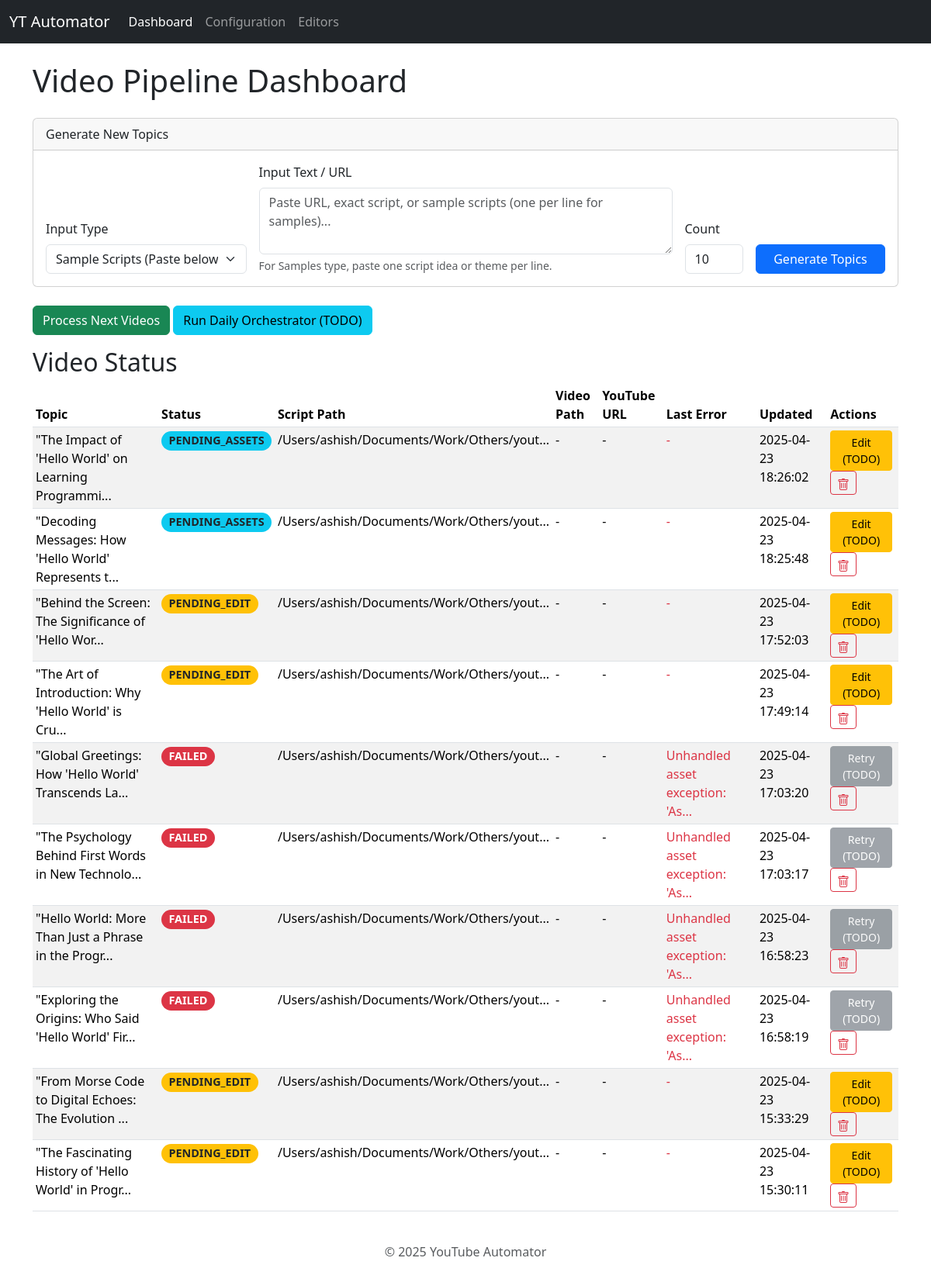
The page / on the database its author committed.
### tables this page shows
CREATE TABLE videos (
            topic TEXT PRIMARY KEY NOT NULL UNIQUE,
            pipeline_status TEXT NOT NULL DEFAULT 'PENDING_SCRIPT',
            generated_script_path TEXT,
            final_video_path TEXT,
            youtube_url TEXT,
            last_error TEXT,
            last_updated TEXT NOT NULL,
            source_type TEXT,
            source_detail TEXT
        );

### app.py (the view)
@app.route('/')
def index():
    video_data = []
    error_message = None
    if not db_manager: # CHECK CHANGE
        error_message = "Database Manager failed to initialize. Cannot load data."
    else:
        try:
            video_data = db_manager.get_all_videos_status() # METHOD CALL on new manager
        except Exception as e:
            print(f"Error fetching data from Database in index route: {e}")
            flash(f"Error connecting or fetching data from Database: {e}", "warning")
    return render_template('index.html', videos=video_data, error=error_message)

### app.py (called while the page is built)
@app.context_processor
def inject_global_vars():
    return dict(
        config=config, # Pass the entire config manager instance
        now=datetime.datetime.utcnow(), # Pass current UTC time
        db_manager=db_manager # <<< EXPLICITLY ADD db_manager HERE
    )

### src/config_manager.py (called while the page is built, shortened)
    def get(self, key, default=None):
        value = os.getenv(key)
        return getattr(self.settings, key, default)

### src/database_manager.py (called while the page is built)
    def _get_connection(self):
        try:
            conn = sqlite3.connect(self.db_path, isolation_level=None)
            conn.row_factory = sqlite3.Row # Return rows as dictionary-like objects
            return conn
        except sqlite3.Error as e:
            print(f"ERROR: Failed to connect to database at {self.db_path}: {e}")
            raise

    def get_all_videos_status(self):
        sql_select_all = f"SELECT * FROM {self.TABLE_NAME} ORDER BY last_updated DESC"
        try:
            with self._get_connection() as conn:
                cursor = conn.cursor()
                cursor.execute(sql_select_all)
                rows = cursor.fetchall()
                return [dict(row) for row in rows]
        except sqlite3.Error as e:
            print(f"ERROR: Failed to fetch all videos from database: {e}")
            return [] # Return empty list on failure

### templates/index.html (shortened to what this page needs)
{% extends "base.html" %}
{% block content %}
<h1 class="mb-4">Video Pipeline Dashboard</h1>
<div class="card mb-4">
    <div class="card-header">Generate New Topics</div>
    <div class="card-body">
        <form action="{{ url_for('trigger_topic_generation') }}" method="POST" id="topic-gen-form">
            <div class="row g-3 align-items-end">
                <div class="col-md-3">
                    <label for="topic_input_type" class="form-label">Input Type</label>
                    <select class="form-select" id="topic_input_type" name="topic_input_type" required>
                        <option value="samples" selected>Sample Scripts (Paste below)</option>
                    </select>
                </div>
                <div class="col-md-6">
                     <label for="topic_input_text" class="form-label">Input Text / URL</label>
                     <textarea class="form-control" id="topic_input_text" name="topic_input_text" rows="3" placeholder="Paste URL, exact script, or sample scripts (one per line for samples)..." required></textarea>
                     <div class="form-text">For Samples type, paste one script idea or theme per line.</div>
                </div>
                 <div class="col-md-1">
                     <label for="num_topics" class="form-label">Count</label>
                     <input type="number" class="form-control" id="num_topics" name="num_topics" value="10" min="1" max="50">
                 </div>
                <div class="col-md-2">
                    <button type="submit" class="btn btn-primary w-100" id="btn-generate-topics">Generate Topics</button>
                </div>
            </div>
        </form>
    </div>
</div>
<div class="mb-3">
    <form action="{{ url_for('trigger_process_next') }}" method="POST" class="d-inline" id="process-next-form">
        <button type="submit" class="btn btn-success" id="btn-process-next" {% if not db_manager %}disabled{% endif %}>
            Process Next Videos
        </button>
    </form>
    <form action="{{ url_for('trigger_orchestrator') }}" method="POST" class="d-inline" id="orchestrator-form">
        <button type="submit" class="btn btn-info" id="btn-run-orchestrator" {% if not db_manager %}disabled{% endif %}>
            Run Daily Orchestrator (TODO)
        </button>
    </form>
</div>
<h2>Video Status</h2>
<div class="table-responsive">
    <table class="table table-striped table-hover table-sm">
        <thead>
            <tr>
                <th>Topic</th>
                <th>Status</th>
                <th>Script Path</th>
                <th>Video Path</th>
                <th>YouTube URL</th>
                <th>Last Error</th>
                <th>Updated</th>
                <th>Actions</th>
            </tr>
        </thead>
        <tbody>
            {% if videos %}
                {% for video in videos %}
                  {% if video is mapping %}
                    {% set topic_str = video.get('topic', '') %}
                    {% set topic_slug = topic_str | replace(' ', '-') | replace('?', '') | replace('!', '') | replace(':', '') | lower %}
                    <tr>
                        <td title="{{ topic_str }}">{{ topic_str[:50] }}{% if topic_str|length > 50 %}...{% endif %}</td>
                        <td>
                            {% set status = video.get('pipeline_status', 'UNKNOWN') %}
                            <span class="badge rounded-pill
                                {% if status == 'DONE' %} bg-success
                                {% elif status == 'FAILED' %} bg-danger
                                {% elif status == 'PENDING_UPLOAD' %} bg-primary
                                {% elif status == 'PENDING_EDIT' or status == 'PENDING_RENDER' %} bg-warning text-dark
                                {% elif status == 'PENDING_ASSETS' %} bg-info text-dark
                                {% else %} bg-secondary
                                {% endif %}">
                                {{ status }}
                            </span>
                        </td>
                        {% set script_path_raw = video.get('generated_script_path') %}
                        {% set script_path_display = (script_path_raw | replace(config.get('BASE_DIR'), '.') if script_path_raw else '-') %}
                        <td title="{{ script_path_raw or '' }}">{{ script_path_display[:40] }}{% if script_path_display != '-' and script_path_display|length > 40 %}...{% endif %}</td>
                        {% set video_path_raw = video.get('final_video_path') %}
                        {% set video_path_display = (video_path_raw | replace(config.get('BASE_DIR'), '.') if video_path_raw else '-') %}
                        <td title="{{ video_path_raw or '' }}">{{ video_path_display[:40] }}{% if video_path_display != '-' and video_path_display|length > 40 %}...{% endif %}</td>
                        <td>
                            {% set yt_url = video.get('youtube_url') %}
                            {% if yt_url %}
                                <a href="{{ yt_url }}" target="_blank" class="btn btn-sm btn-outline-danger">Link</a>
                            {% else %}
                                -
                            {% endif %}
                        </td>
                        {% set error_text = video.get('last_error') %}
                        <td class="text-danger" title="{{ error_text or '' }}">
                            {% if error_text %}
                                {{ error_text[:30] }}{% if error_text|length > 30 %}...{% endif %}
                            {% else %}
                                -
                            {% endif %}
                        </td>
                        <td>{{ video.get('last_updated', '-') }}</td>
                    <td>
                         {% if status == 'PENDING_EDIT' or status == 'PENDING_ASSETS' %}
                             <a href="{{ url_for('editor', topic_slug=topic_slug) }}" class="btn btn-sm btn-warning me-1">Edit (TODO)</a>
                         {% elif status == 'PENDING_UPLOAD' %}
                            <button type="button" class="btn btn-sm btn-primary me-1" disabled title="YouTube Upload Disabled">Upload (Disabled)</button>
                         {% elif status == 'FAILED' %}
                             <button class="btn btn-sm btn-secondary me-1" disabled>Retry (TODO)</button>
                         {% endif %}
                         <form action="{{ url_for('delete_topic_route') }}" method="POST" class="d-inline"
                               onsubmit="return confirm('Are you sure you want to permanently delete the topic \'{{ topic_str }}\'? This cannot be undone.');">
                            <button type="submit" class="btn btn-sm btn-outline-danger" title="Delete Topic Entry">
                            </button>
                        </form>
                    </td>
                    </tr>
                  {% else %}
                    <tr>
                        <td colspan="8" class="text-danger text-center fst-italic">Error: Found an unexpected invalid item in the video data list (Item: {{ video }}).</td>
                    </tr>
                  {% endif %}
                {% endfor %}
            {% elif not error %}
                <tr>
                    <td colspan="8" class="text-center fst-italic py-3">No video data found in the database. Try generating some topics!</td>
                </tr>
            {% else %}
                 <tr>
                    <td colspan="8" class="text-center fst-italic py-3 text-danger">Could not load video data due to a database connection error. Check console logs.</td>
                </tr>
            {% endif %}
        </tbody>
    </table>
</div>
{% endblock %}

### templates/base.html (shortened to what this page needs)
<!doctype html>
<html lang="en">
<head>
    <link href="https://cdn.jsdelivr.net/npm/bootstrap@5.3.2/dist/css/bootstrap.min.css" rel="stylesheet">
    <link rel="stylesheet" href="{{ url_for('static', filename='css/style.css') }}">
</head>
<body>
    <nav class="navbar navbar-expand-lg navbar-dark bg-dark mb-4">
        <div class="container-fluid">
            <a class="navbar-brand" href="{{ url_for('index') }}">YT Automator</a>
            <div class="collapse navbar-collapse" id="navbarNav">
                <ul class="navbar-nav">
                    <li class="nav-item">
                        <a class="nav-link active" aria-current="page" href="{{ url_for('index') }}">Dashboard</a>
                    </li>
                    <li class="nav-item">
                        <a class="nav-link" href="#">Configuration</a>
                    </li>
                     <li class="nav-item">
                        <a class="nav-link" href="#">Editors</a>
                    </li>
                </ul>
            </div>
        </div>
    </nav>
    <main class="container">
        {% block content %}{% endblock %}
    </main>
    <footer class="mt-4 text-center text-muted">
        <p>© {{ now.year }} YouTube Automator</p>
    </footer>
</body>
</html>

### static/css/style.css (style rules this page uses)
body { padding-bottom: 60px; }
.badge { font-size: 0.9em; }

### rows shown on the page
videos: topic_str "\"The Impact of 'Hello World' on Learning Programmi", pipeline_status "PENDING_ASSETS", generated_script_path "/Users/ashish/Documents/Work/Others/yout", video_path_display "-", get "2025-04-23 18:26:02"
videos: topic_str "\"Decoding Messages: How 'Hello World' Represents t", pipeline_status "PENDING_ASSETS", generated_script_path "/Users/ashish/Documents/Work/Others/yout", video_path_display "-", get "2025-04-23 18:25:48"
videos: topic_str "\"Behind the Screen: The Significance of 'Hello Wor", pipeline_status "PENDING_EDIT", generated_script_path "/Users/ashish/Documents/Work/Others/yout", video_path_display "-", get "2025-04-23 17:52:03"
videos: topic_str "\"The Art of Introduction: Why 'Hello World' is Cru", pipeline_status "PENDING_EDIT", generated_script_path "/Users/ashish/Documents/Work/Others/yout", video_path_display "-", get "2025-04-23 17:49:14"
videos: topic_str "\"Global Greetings: How 'Hello World' Transcends La", pipeline_status "FAILED", generated_script_path "/Users/ashish/Documents/Work/Others/yout", video_path_display "-", last_error "Unhandled asset exception: 'As", get "2025-04-23 17:03:20", shows "Retry (TODO)"
videos: topic_str "\"The Psychology Behind First Words in New Technolo", pipeline_status "FAILED", generated_script_path "/Users/ashish/Documents/Work/Others/yout", video_path_display "-", last_error "Unhandled asset exception: 'As", get "2025-04-23 17:03:17", shows "Retry (TODO)"
videos: topic_str "\"Hello World: More Than Just a Phrase in the Progr", pipeline_status "FAILED", generated_script_path "/Users/ashish/Documents/Work/Others/yout", video_path_display "-", last_error "Unhandled asset exception: 'As", get "2025-04-23 16:58:23", shows "Retry (TODO)"
videos: topic_str "\"Exploring the Origins: Who Said 'Hello World' Fir", pipeline_status "FAILED", generated_script_path "/Users/ashish/Documents/Work/Others/yout", video_path_display "-", last_error "Unhandled asset exception: 'As", get "2025-04-23 16:58:19", shows "Retry (TODO)"
videos: topic_str "\"From Morse Code to Digital Echoes: The Evolution", pipeline_status "PENDING_EDIT", generated_script_path "/Users/ashish/Documents/Work/Others/yout", video_path_display "-", get "2025-04-23 15:33:29"
videos: topic_str "\"The Fascinating History of 'Hello World' in Progr", pipeline_status "PENDING_EDIT", generated_script_path "/Users/ashish/Documents/Work/Others/yout", video_path_display "-", get "2025-04-23 15:30:11"
